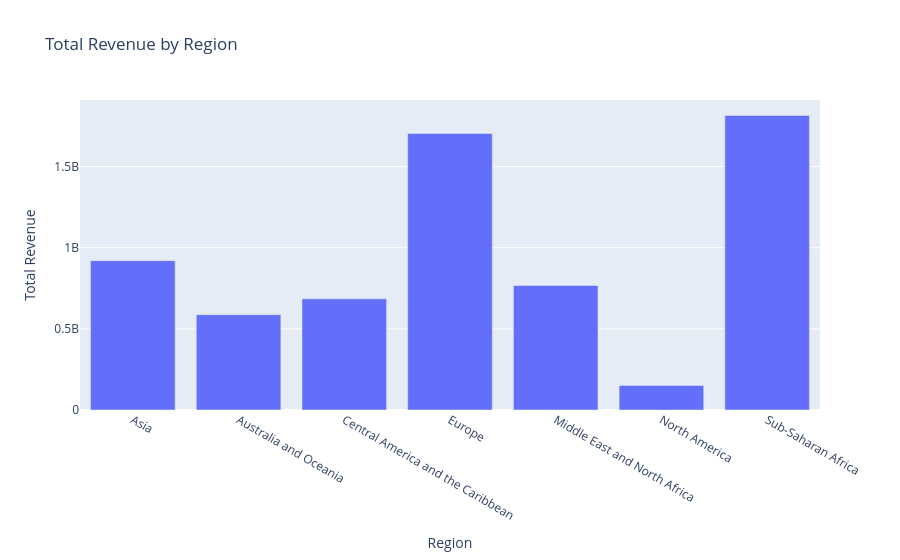

Source (notebook cell):
### Code cell
fig = px.bar(df.groupby("Region")["Total Revenue"].sum().reset_index(),
x="Region", y="Total Revenue",title="Total Revenue by Region")
fig.show()

### Figure 1 — Plotly figure (JSON) as saved in the notebook; plotly's stock layout.template omitted (floating-point values rounded to 4 significant figures)
{"data": [{"hovertemplate": "Region=%{x}<br>Total Revenue=%{y}<extra></extra>", "legendgroup": "", "marker": {"color": "#636efa", "pattern": {"shape": ""}}, "name": "", "orientation": "v", "showlegend": false, "textposition": "auto", "type": "bar", "x": ["Asia", "Australia and Oceania", "Central America and the Caribbean", "Europe", "Middle East and North Africa", "North America", "Sub-Saharan Africa"], "xaxis": "x", "y": [920300000.0, 587400000.0, 685000000.0, 1704000000.0, 766900000.0, 151000000.0, 1815000000.0], "yaxis": "y"}], "layout": {"barmode": "relative", "legend": {"tracegroupgap": 0}, "title": {"text": "Total Revenue by Region"}, "xaxis": {"anchor": "y", "domain": [0, 1], "title": {"text": "Region"}}, "yaxis": {"anchor": "x", "domain": [0, 1], "title": {"text": "Total Revenue"}}}}
